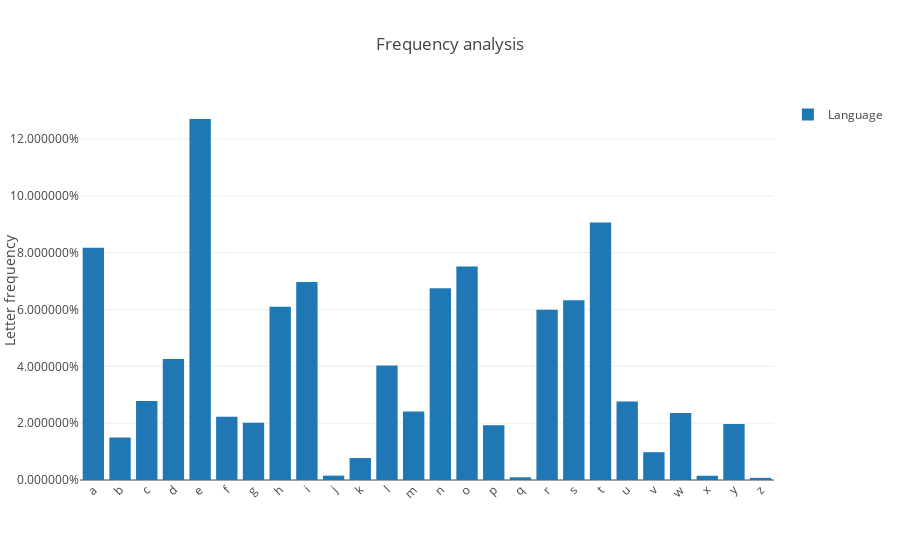

Source (notebook cell):
### Markdown cell above
---

### Code cell
fig = graph_objs.Figure(data=data, layout=layout)

plotly.iplot(fig)

### Figure 1 — Plotly figure (JSON) as saved in the notebook; plotly's stock layout.template omitted (floating-point values rounded to 4 significant figures)
{"data": [{"name": "Language", "type": "bar", "x": ["a", "b", "c", "d", "e", "f", "g", "h", "i", "j", "k", "l", "m", "n", "o", "p", "q", "r", "s", "t", "u", "v", "w", "x", "y", "z"], "y": [0.08167, 0.01492, 0.02782, 0.04253, 0.127, 0.02228, 0.02015, 0.06094, 0.06966, 0.00153, 0.00772, 0.04025, 0.02406, 0.06749, 0.07507, 0.01929, 0.00095, 0.05987, 0.06327, 0.09056, 0.02758, 0.00978, 0.0236, 0.0015, 0.01974, 0.00074]}], "layout": {"barmode": "group", "showlegend": true, "title": "Frequency analysis", "xaxis": {"tickangle": -45}, "yaxis": {"tickformat": " %", "title": "Letter frequency"}}}
